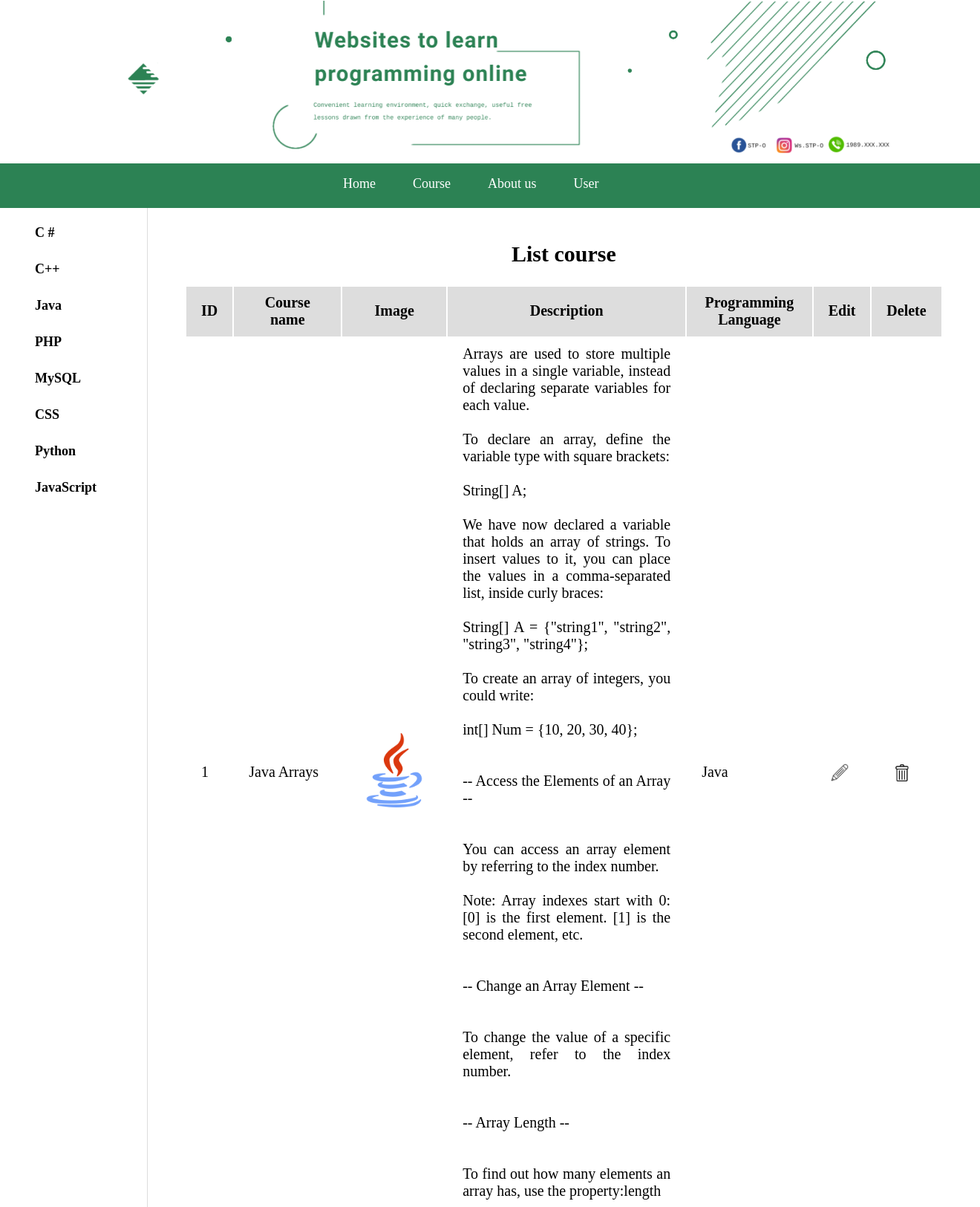
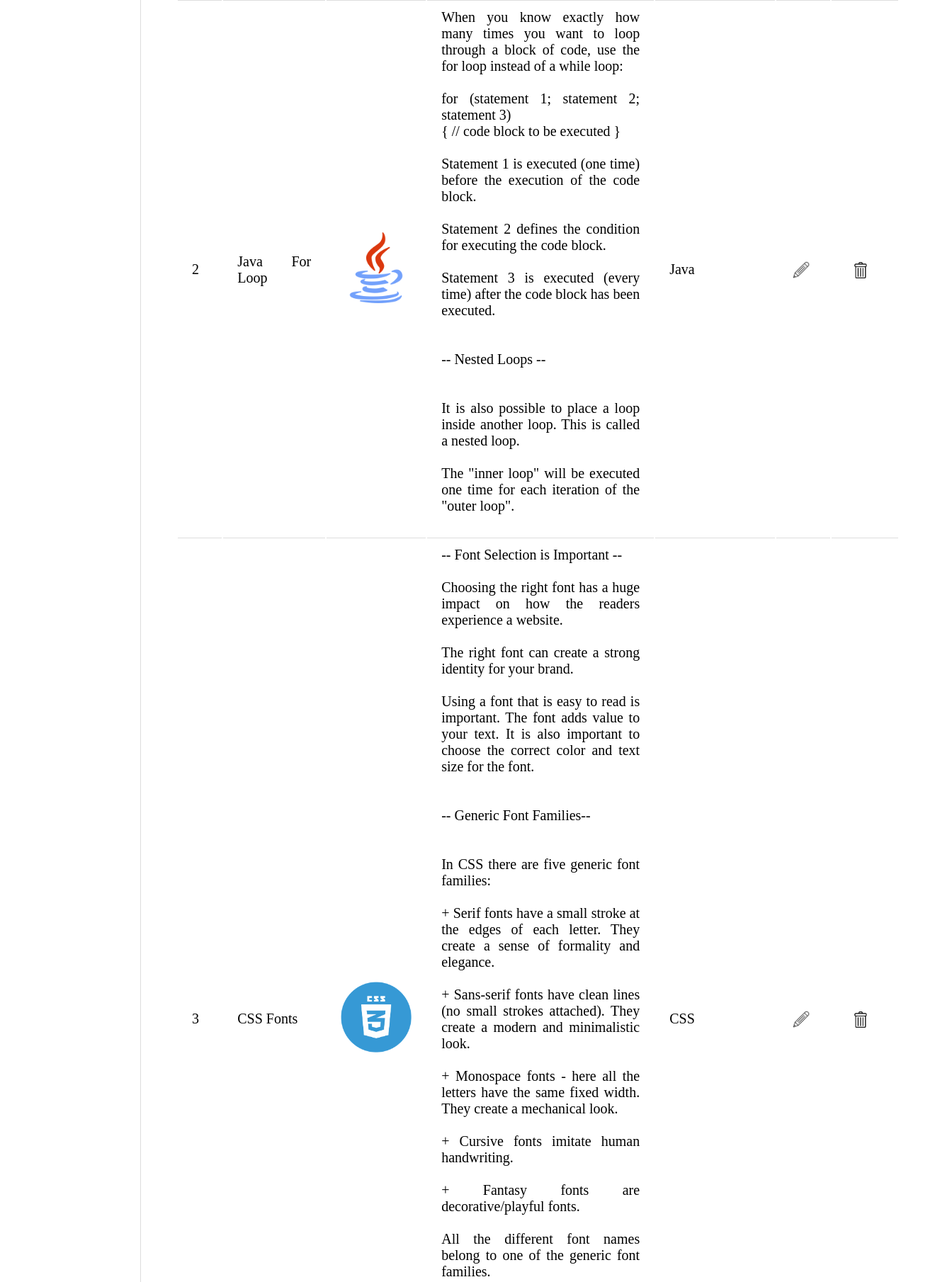
Page /index.php?quanly=update (signed in, upper part) on the committed database (2 pictures, top to bottom).
### tables this page shows
CREATE TABLE `course` (
  `c_id` int(100) NOT NULL,
  `c_name` varchar(100) NOT NULL,
  `author` varchar(100) NOT NULL,
  `image` varchar(100) NOT NULL,
  `description` longtext NOT NULL,
  `p_id` varchar(100) NOT NULL,
  `click` bigint(20) NOT NULL
);

CREATE TABLE `programming_language` (
  `p_id` varchar(100) NOT NULL,
  `p_language` varchar(100) NOT NULL
);

### update.php (the view, shortened to what this page needs)
<div class=update>
<?php
    include('connect.php');
    $sql = "SELECT * FROM course inner join programming_language on course.p_id = programming_language.p_id";
    $query = mysqli_query($conn, $sql);
    $author=$_SESSION['username'];
?>
    <h2>List course</h2>
    <table>
    <tr>
        <th>ID</th>
        <th>Course name</th>
        <th>Image</th>
        <th>Description</th>
        <th>Programming Language</th>
        <th>Edit</th>
        <th>Delete</th>
    </tr>
<?php
    $i = 1;
    while($row = mysqli_fetch_assoc($query))
    {
        if($author == $row['author'])
        {
?>
        <tr>
        <td><?php echo $i++; ?></td>
        <td><?php echo $row['c_name']; ?></td>
        <td>
            <img style="width: 100px"; src="img/<?php echo $row['image']; ?>">
        </td>
        <td><?php echo nl2br($row['description']); ?></td>
        <td><?php echo $row['p_language']; ?></td>
        <td>
            <div class="btnedit">
                <a href="index.php?quanly=edit&id=<?php echo $row['c_id']; ?>">
                    <img src="Img/But.png">
                </a>
            </div>
        </td>
        <td>
            <a onclick="return Del('<?php echo $row['c_name'];?>')" href="index.php?quanly=delete&id=<?php echo $row['c_id']; ?>">
            <div class="btndel">
                <img src="Img/TR.png">
            </div>
        </a>
        </td>
    </tr>
<?php
        }
    }
?>
    </table>
    <br><br>
</div>

### style.css (style rules this page uses)
body { width: 100%; height: 100%; margin: 0px; padding: 0px; overflow-x: hidden; font-family:Calibri; }

### style1.css (style rules this page uses)
.update { font-size: 20px; padding: 20px 50px; margin-bottom: 30px; }
.update h2 { text-align: center; }
.btnedit img { width: 30px; height: 30px; vertical-align: middle; }
.btndel img { width: 23px; height: 23px; margin-left: 10px; vertical-align: middle; }
th { background-color: #ddd; text-align: center; }
td { text-align: justify; }
th,td { padding: 10px 20px; border-bottom: 1px solid #ddd; }

### rows in the picture
course: c_name "Java Arrays", image (picture), description "Arrays are used to store multiple values in a single variable, instead of declaring separate variables for each value. To declare an array, define the variable type with square brackets: String[] A; We have now declared a variable that holds an array of strings. To insert values to it, you can place the values in a comma-separated list, inside curly braces: String[] A = {\"string1\", \"string2\", \"string3\", \"string4\"}; To create an array of integers, you could write: int[] Num = {10, 20, 30, 40}; -- Access the Elements of an Array -- You can access an array element by referring to the index number. Note: Array indexes start with 0: [0] is the first element. [1] is the second element, etc. --…", p.p_language "Java"
course: c_name "Java For Loop", image (picture), description "When you know exactly how many times you want to loop through a block of code, use the for loop instead of a while loop: for (statement 1; statement 2; statement 3) { // code block to be executed } Statement 1 is executed (one time) before the execution of the code block. Statement 2 defines the condition for executing the code block. Statement 3 is executed (every time) after the code block has been executed. -- Nested Loops -- It is also possible to place a loop inside another loop. This is called a nested loop. The \"inner loop\" will be executed one time for each iteration of the \"outer loop\".", p.p_language "Java"
course: c_name "CSS Fonts", image (picture), description "-- Font Selection is Important -- Choosing the right font has a huge impact on how the readers experience a website. The right font can create a strong identity for your brand. Using a font that is easy to read is important. The font adds value to your text. It is also important to choose the correct color and text size for the font. -- Generic Font Families-- In CSS there are five generic font families: + Serif fonts have a small stroke at the edges of each letter. They create a sense of formality and elegance. + Sans-serif fonts have clean lines (no small strokes attached). They create a modern and minimalistic look. + Monospace fonts - here all the letters have the same fixed width. They…", p.p_language "CSS"
